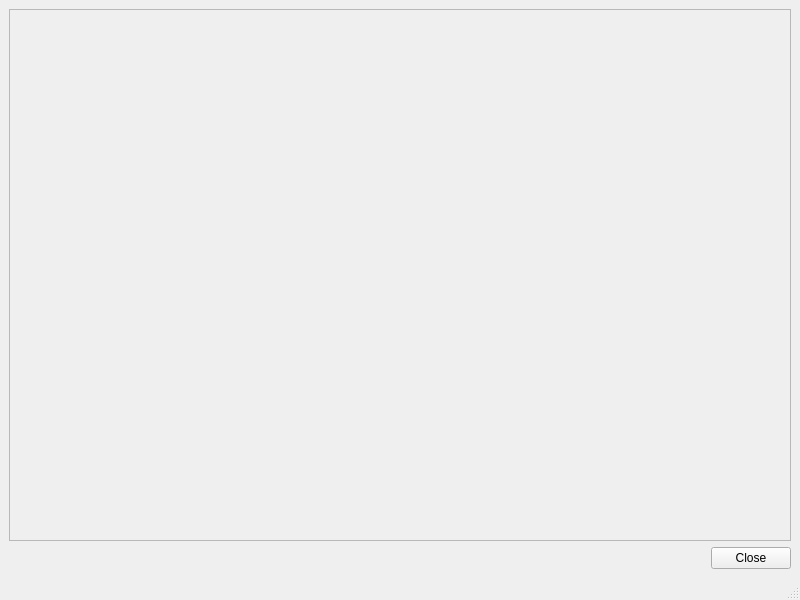
<?xml version="1.0" encoding="UTF-8"?>
<ui version="4.0">
 <class>MainWindow</class>
 <widget class="QMainWindow" name="MainWindow">
  <property name="geometry">
   <rect>
    <x>0</x>
    <y>0</y>
    <width>800</width>
    <height>600</height>
   </rect>
  </property>
  <property name="windowTitle">
   <string>MainWindow</string>
  </property>
  <widget class="QWidget" name="centralwidget">
   <layout class="QVBoxLayout" name="verticalLayout_2">
    <item>
     <layout class="QVBoxLayout" name="verticalLayout">
      <item>
       <widget class="QPlainTextEdit" name="text_edit">
        <property name="enabled">
         <bool>false</bool>
        </property>
        <property name="plainText">
         <string/>
        </property>
       </widget>
      </item>
      <item>
       <layout class="QHBoxLayout" name="horizontalLayout">
        <item>
         <spacer name="horizontalSpacer">
          <property name="orientation">
           <enum>Qt::Horizontal</enum>
          </property>
          <property name="sizeHint" stdset="0">
           <size>
            <width>40</width>
            <height>20</height>
           </size>
          </property>
         </spacer>
        </item>
        <item>
         <widget class="QPushButton" name="pushButton_close">
          <property name="text">
           <string>Close</string>
          </property>
         </widget>
        </item>
       </layout>
      </item>
     </layout>
    </item>
   </layout>
  </widget>
  <widget class="QMenuBar" name="menubar">
   <property name="geometry">
    <rect>
     <x>0</x>
     <y>0</y>
     <width>800</width>
     <height>25</height>
    </rect>
   </property>
  </widget>
  <widget class="QStatusBar" name="statusbar"/>
 </widget>
 <resources/>
 <connections/>
</ui>
